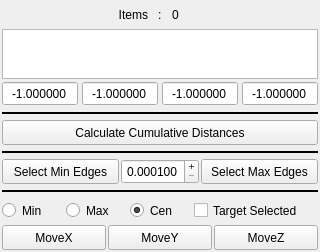
<?xml version="1.0" encoding="UTF-8"?>
<ui version="4.0">
	<class>WindowMain</class>
	<widget class="QMainWindow" name="WindowMain">
		<property name="geometry">
			<rect>
				<x>0</x>
				<y>0</y>
				<width>320</width>
				<height>252</height>
			</rect>
		</property>
		<property name="windowTitle">
			<string>Distance</string>
		</property>
		<property name="windowIcon">
			<iconset>
				<normaloff>../icons/ToolSeq.svg</normaloff>../icons/ToolSeq.svg
			</iconset>
		</property>
		<widget class="QWidget" name="Widget_00">
			<layout class="QVBoxLayout" name="verticalLayout">
				<property name="spacing">
					<number>2</number>
				</property>
				<property name="leftMargin">
					<number>2</number>
				</property>
				<property name="topMargin">
					<number>2</number>
				</property>
				<property name="rightMargin">
					<number>2</number>
				</property>
				<property name="bottomMargin">
					<number>2</number>
				</property>
				<item>
					<widget class="QWidget" name="Widget_01" native="true">
						<layout class="QHBoxLayout" name="horizontalLayout">
							<property name="spacing">
								<number>10</number>
							</property>
							<property name="leftMargin">
								<number>0</number>
							</property>
							<property name="topMargin">
								<number>0</number>
							</property>
							<property name="rightMargin">
								<number>0</number>
							</property>
							<property name="bottomMargin">
								<number>0</number>
							</property>
							<item>
								<widget class="QLabel" name="label_6">
									<property name="sizePolicy">
										<sizepolicy hsizetype="Ignored" vsizetype="Ignored">
											<horstretch>0</horstretch>
											<verstretch>0</verstretch>
										</sizepolicy>
									</property>
									<property name="minimumSize">
										<size>
											<width>0</width>
											<height>25</height>
										</size>
									</property>
									<property name="text">
										<string>Items</string>
									</property>
									<property name="alignment">
										<set>Qt::AlignRight|Qt::AlignTrailing|Qt::AlignVCenter</set>
									</property>
								</widget>
							</item>
							<item>
								<widget class="QLabel" name="label_5">
									<property name="sizePolicy">
										<sizepolicy hsizetype="Fixed" vsizetype="Ignored">
											<horstretch>0</horstretch>
											<verstretch>0</verstretch>
										</sizepolicy>
									</property>
									<property name="minimumSize">
										<size>
											<width>0</width>
											<height>25</height>
										</size>
									</property>
									<property name="text">
										<string>:</string>
									</property>
								</widget>
							</item>
							<item>
								<widget class="QLabel" name="Label_ItemsCount">
									<property name="sizePolicy">
										<sizepolicy hsizetype="Ignored" vsizetype="Ignored">
											<horstretch>0</horstretch>
											<verstretch>0</verstretch>
										</sizepolicy>
									</property>
									<property name="minimumSize">
										<size>
											<width>0</width>
											<height>25</height>
										</size>
									</property>
									<property name="text">
										<string>0</string>
									</property>
								</widget>
							</item>
						</layout>
					</widget>
				</item>
				<item>
					<widget class="QWidget" name="Widget_02" native="true">
						<layout class="QHBoxLayout" name="horizontalLayout_4">
							<property name="spacing">
								<number>2</number>
							</property>
							<property name="leftMargin">
								<number>0</number>
							</property>
							<property name="topMargin">
								<number>0</number>
							</property>
							<property name="rightMargin">
								<number>0</number>
							</property>
							<property name="bottomMargin">
								<number>0</number>
							</property>
							<item>
								<widget class="QPlainTextEdit" name="Text_Items">
									<property name="sizePolicy">
										<sizepolicy hsizetype="Ignored" vsizetype="Expanding">
											<horstretch>0</horstretch>
											<verstretch>0</verstretch>
										</sizepolicy>
									</property>
									<property name="minimumSize">
										<size>
											<width>0</width>
											<height>25</height>
										</size>
									</property>
									<property name="lineWrapMode">
										<enum>QPlainTextEdit::NoWrap</enum>
									</property>
								</widget>
							</item>
						</layout>
					</widget>
				</item>
				<item>
					<widget class="QWidget" name="Widget_03" native="true">
						<layout class="QHBoxLayout" name="horizontalLayout_5">
							<property name="spacing">
								<number>4</number>
							</property>
							<property name="leftMargin">
								<number>0</number>
							</property>
							<property name="topMargin">
								<number>0</number>
							</property>
							<property name="rightMargin">
								<number>0</number>
							</property>
							<property name="bottomMargin">
								<number>0</number>
							</property>
							<item>
								<widget class="QDoubleSpinBox" name="Float_DistanceX">
									<property name="sizePolicy">
										<sizepolicy hsizetype="Ignored" vsizetype="Ignored">
											<horstretch>0</horstretch>
											<verstretch>0</verstretch>
										</sizepolicy>
									</property>
									<property name="minimumSize">
										<size>
											<width>0</width>
											<height>25</height>
										</size>
									</property>
									<property name="alignment">
										<set>Qt::AlignCenter</set>
									</property>
									<property name="readOnly">
										<bool>true</bool>
									</property>
									<property name="buttonSymbols">
										<enum>QAbstractSpinBox::NoButtons</enum>
									</property>
									<property name="decimals">
										<number>6</number>
									</property>
									<property name="minimum">
										<double>-9999999.000000000000000</double>
									</property>
									<property name="maximum">
										<double>9999999.000000000000000</double>
									</property>
									<property name="value">
										<double>-1.000000000000000</double>
									</property>
								</widget>
							</item>
							<item>
								<widget class="QDoubleSpinBox" name="Float_DistanceY">
									<property name="sizePolicy">
										<sizepolicy hsizetype="Ignored" vsizetype="Ignored">
											<horstretch>0</horstretch>
											<verstretch>0</verstretch>
										</sizepolicy>
									</property>
									<property name="minimumSize">
										<size>
											<width>0</width>
											<height>25</height>
										</size>
									</property>
									<property name="alignment">
										<set>Qt::AlignCenter</set>
									</property>
									<property name="readOnly">
										<bool>true</bool>
									</property>
									<property name="buttonSymbols">
										<enum>QAbstractSpinBox::NoButtons</enum>
									</property>
									<property name="decimals">
										<number>6</number>
									</property>
									<property name="minimum">
										<double>-9999999.000000000000000</double>
									</property>
									<property name="maximum">
										<double>9999999.000000000000000</double>
									</property>
									<property name="value">
										<double>-1.000000000000000</double>
									</property>
								</widget>
							</item>
							<item>
								<widget class="QDoubleSpinBox" name="Float_DistanceZ">
									<property name="sizePolicy">
										<sizepolicy hsizetype="Ignored" vsizetype="Ignored">
											<horstretch>0</horstretch>
											<verstretch>0</verstretch>
										</sizepolicy>
									</property>
									<property name="minimumSize">
										<size>
											<width>0</width>
											<height>25</height>
										</size>
									</property>
									<property name="alignment">
										<set>Qt::AlignCenter</set>
									</property>
									<property name="readOnly">
										<bool>true</bool>
									</property>
									<property name="buttonSymbols">
										<enum>QAbstractSpinBox::NoButtons</enum>
									</property>
									<property name="decimals">
										<number>6</number>
									</property>
									<property name="minimum">
										<double>-9999999.000000000000000</double>
									</property>
									<property name="maximum">
										<double>9999999.000000000000000</double>
									</property>
									<property name="value">
										<double>-1.000000000000000</double>
									</property>
								</widget>
							</item>
							<item>
								<widget class="QDoubleSpinBox" name="Float_DistanceXYZ">
									<property name="sizePolicy">
										<sizepolicy hsizetype="Ignored" vsizetype="Ignored">
											<horstretch>0</horstretch>
											<verstretch>0</verstretch>
										</sizepolicy>
									</property>
									<property name="minimumSize">
										<size>
											<width>0</width>
											<height>25</height>
										</size>
									</property>
									<property name="alignment">
										<set>Qt::AlignCenter</set>
									</property>
									<property name="readOnly">
										<bool>true</bool>
									</property>
									<property name="buttonSymbols">
										<enum>QAbstractSpinBox::NoButtons</enum>
									</property>
									<property name="decimals">
										<number>6</number>
									</property>
									<property name="minimum">
										<double>-9999999.000000000000000</double>
									</property>
									<property name="maximum">
										<double>9999999.000000000000000</double>
									</property>
									<property name="value">
										<double>-1.000000000000000</double>
									</property>
								</widget>
							</item>
						</layout>
					</widget>
				</item>
				<item>
					<widget class="Line" name="Widget_04">
						<property name="sizePolicy">
							<sizepolicy hsizetype="Ignored" vsizetype="Fixed">
								<horstretch>0</horstretch>
								<verstretch>0</verstretch>
							</sizepolicy>
						</property>
						<property name="minimumSize">
							<size>
								<width>0</width>
								<height>10</height>
							</size>
						</property>
						<property name="frameShadow">
							<enum>QFrame::Plain</enum>
						</property>
						<property name="lineWidth">
							<number>2</number>
						</property>
						<property name="orientation">
							<enum>Qt::Horizontal</enum>
						</property>
					</widget>
				</item>
				<item>
					<widget class="QWidget" name="Widget_05" native="true">
						<layout class="QHBoxLayout" name="horizontalLayout_3">
							<property name="spacing">
								<number>2</number>
							</property>
							<property name="leftMargin">
								<number>0</number>
							</property>
							<property name="topMargin">
								<number>0</number>
							</property>
							<property name="rightMargin">
								<number>0</number>
							</property>
							<property name="bottomMargin">
								<number>0</number>
							</property>
							<item>
								<widget class="QPushButton" name="Button_CalculateDistance">
									<property name="sizePolicy">
										<sizepolicy hsizetype="Ignored" vsizetype="Ignored">
											<horstretch>0</horstretch>
											<verstretch>0</verstretch>
										</sizepolicy>
									</property>
									<property name="minimumSize">
										<size>
											<width>0</width>
											<height>25</height>
										</size>
									</property>
									<property name="text">
										<string>Calculate Cumulative Distances</string>
									</property>
								</widget>
							</item>
						</layout>
					</widget>
				</item>
				<item>
					<widget class="Line" name="Widget_06">
						<property name="sizePolicy">
							<sizepolicy hsizetype="Ignored" vsizetype="Fixed">
								<horstretch>0</horstretch>
								<verstretch>0</verstretch>
							</sizepolicy>
						</property>
						<property name="minimumSize">
							<size>
								<width>0</width>
								<height>10</height>
							</size>
						</property>
						<property name="frameShadow">
							<enum>QFrame::Plain</enum>
						</property>
						<property name="lineWidth">
							<number>2</number>
						</property>
						<property name="orientation">
							<enum>Qt::Horizontal</enum>
						</property>
					</widget>
				</item>
				<item>
					<widget class="QWidget" name="Widget_07" native="true">
						<layout class="QHBoxLayout" name="horizontalLayout_2" stretch="3,2,3">
							<property name="spacing">
								<number>2</number>
							</property>
							<property name="leftMargin">
								<number>0</number>
							</property>
							<property name="topMargin">
								<number>0</number>
							</property>
							<property name="rightMargin">
								<number>0</number>
							</property>
							<property name="bottomMargin">
								<number>0</number>
							</property>
							<item>
								<widget class="QPushButton" name="Button_SelectMinEdges">
									<property name="sizePolicy">
										<sizepolicy hsizetype="Ignored" vsizetype="Ignored">
											<horstretch>0</horstretch>
											<verstretch>0</verstretch>
										</sizepolicy>
									</property>
									<property name="minimumSize">
										<size>
											<width>0</width>
											<height>25</height>
										</size>
									</property>
									<property name="text">
										<string>Select Min Edges</string>
									</property>
								</widget>
							</item>
							<item>
								<widget class="QDoubleSpinBox" name="Float_Precision">
									<property name="sizePolicy">
										<sizepolicy hsizetype="Ignored" vsizetype="Ignored">
											<horstretch>0</horstretch>
											<verstretch>0</verstretch>
										</sizepolicy>
									</property>
									<property name="minimumSize">
										<size>
											<width>0</width>
											<height>25</height>
										</size>
									</property>
									<property name="alignment">
										<set>Qt::AlignCenter</set>
									</property>
									<property name="buttonSymbols">
										<enum>QAbstractSpinBox::PlusMinus</enum>
									</property>
									<property name="decimals">
										<number>6</number>
									</property>
									<property name="minimum">
										<double>0.000100000000000</double>
									</property>
									<property name="maximum">
										<double>99999.000000000000000</double>
									</property>
									<property name="singleStep">
										<double>0.000100000000000</double>
									</property>
									<property name="value">
										<double>0.000100000000000</double>
									</property>
								</widget>
							</item>
							<item>
								<widget class="QPushButton" name="Button_SelectMaxEdges">
									<property name="sizePolicy">
										<sizepolicy hsizetype="Ignored" vsizetype="Ignored">
											<horstretch>0</horstretch>
											<verstretch>0</verstretch>
										</sizepolicy>
									</property>
									<property name="minimumSize">
										<size>
											<width>0</width>
											<height>25</height>
										</size>
									</property>
									<property name="text">
										<string>Select Max Edges</string>
									</property>
								</widget>
							</item>
						</layout>
					</widget>
				</item>
				<item>
					<widget class="Line" name="Widget_08">
						<property name="sizePolicy">
							<sizepolicy hsizetype="Ignored" vsizetype="Fixed">
								<horstretch>0</horstretch>
								<verstretch>0</verstretch>
							</sizepolicy>
						</property>
						<property name="minimumSize">
							<size>
								<width>0</width>
								<height>10</height>
							</size>
						</property>
						<property name="frameShadow">
							<enum>QFrame::Plain</enum>
						</property>
						<property name="lineWidth">
							<number>2</number>
						</property>
						<property name="orientation">
							<enum>Qt::Horizontal</enum>
						</property>
					</widget>
				</item>
				<item>
					<widget class="QWidget" name="Widget_09" native="true">
						<layout class="QHBoxLayout" name="horizontalLayout_6" stretch="1,1,1,2">
							<property name="spacing">
								<number>2</number>
							</property>
							<property name="leftMargin">
								<number>0</number>
							</property>
							<property name="topMargin">
								<number>0</number>
							</property>
							<property name="rightMargin">
								<number>0</number>
							</property>
							<property name="bottomMargin">
								<number>0</number>
							</property>
							<item>
								<widget class="QRadioButton" name="Radio_Min">
									<property name="sizePolicy">
										<sizepolicy hsizetype="Ignored" vsizetype="Ignored">
											<horstretch>0</horstretch>
											<verstretch>0</verstretch>
										</sizepolicy>
									</property>
									<property name="minimumSize">
										<size>
											<width>0</width>
											<height>25</height>
										</size>
									</property>
									<property name="text">
										<string>Min</string>
									</property>
								</widget>
							</item>
							<item>
								<widget class="QRadioButton" name="Radio_Max">
									<property name="sizePolicy">
										<sizepolicy hsizetype="Ignored" vsizetype="Ignored">
											<horstretch>0</horstretch>
											<verstretch>0</verstretch>
										</sizepolicy>
									</property>
									<property name="minimumSize">
										<size>
											<width>0</width>
											<height>25</height>
										</size>
									</property>
									<property name="text">
										<string>Max</string>
									</property>
								</widget>
							</item>
							<item>
								<widget class="QRadioButton" name="Radio_Cen">
									<property name="sizePolicy">
										<sizepolicy hsizetype="Ignored" vsizetype="Ignored">
											<horstretch>0</horstretch>
											<verstretch>0</verstretch>
										</sizepolicy>
									</property>
									<property name="minimumSize">
										<size>
											<width>0</width>
											<height>25</height>
										</size>
									</property>
									<property name="text">
										<string>Cen</string>
									</property>
									<property name="checked">
										<bool>true</bool>
									</property>
								</widget>
							</item>
							<item>
								<widget class="QCheckBox" name="Check_TargetSelected">
									<property name="sizePolicy">
										<sizepolicy hsizetype="Ignored" vsizetype="Ignored">
											<horstretch>0</horstretch>
											<verstretch>0</verstretch>
										</sizepolicy>
									</property>
									<property name="minimumSize">
										<size>
											<width>0</width>
											<height>25</height>
										</size>
									</property>
									<property name="text">
										<string>Target Selected</string>
									</property>
								</widget>
							</item>
						</layout>
					</widget>
				</item>
				<item>
					<widget class="QWidget" name="Widget_10" native="true">
						<layout class="QHBoxLayout" name="horizontalLayout_7">
							<property name="spacing">
								<number>2</number>
							</property>
							<property name="leftMargin">
								<number>0</number>
							</property>
							<property name="topMargin">
								<number>0</number>
							</property>
							<property name="rightMargin">
								<number>0</number>
							</property>
							<property name="bottomMargin">
								<number>0</number>
							</property>
							<item>
								<widget class="QPushButton" name="Button_MoveX">
									<property name="sizePolicy">
										<sizepolicy hsizetype="Ignored" vsizetype="Ignored">
											<horstretch>0</horstretch>
											<verstretch>0</verstretch>
										</sizepolicy>
									</property>
									<property name="minimumSize">
										<size>
											<width>0</width>
											<height>25</height>
										</size>
									</property>
									<property name="text">
										<string>MoveX</string>
									</property>
								</widget>
							</item>
							<item>
								<widget class="QPushButton" name="Button_MoveY">
									<property name="sizePolicy">
										<sizepolicy hsizetype="Ignored" vsizetype="Ignored">
											<horstretch>0</horstretch>
											<verstretch>0</verstretch>
										</sizepolicy>
									</property>
									<property name="minimumSize">
										<size>
											<width>0</width>
											<height>25</height>
										</size>
									</property>
									<property name="text">
										<string>MoveY</string>
									</property>
								</widget>
							</item>
							<item>
								<widget class="QPushButton" name="Button_MoveZ">
									<property name="sizePolicy">
										<sizepolicy hsizetype="Ignored" vsizetype="Ignored">
											<horstretch>0</horstretch>
											<verstretch>0</verstretch>
										</sizepolicy>
									</property>
									<property name="minimumSize">
										<size>
											<width>0</width>
											<height>25</height>
										</size>
									</property>
									<property name="text">
										<string>MoveZ</string>
									</property>
								</widget>
							</item>
						</layout>
					</widget>
				</item>
			</layout>
		</widget>
	</widget>
	<resources/>
	<connections/>
</ui>
